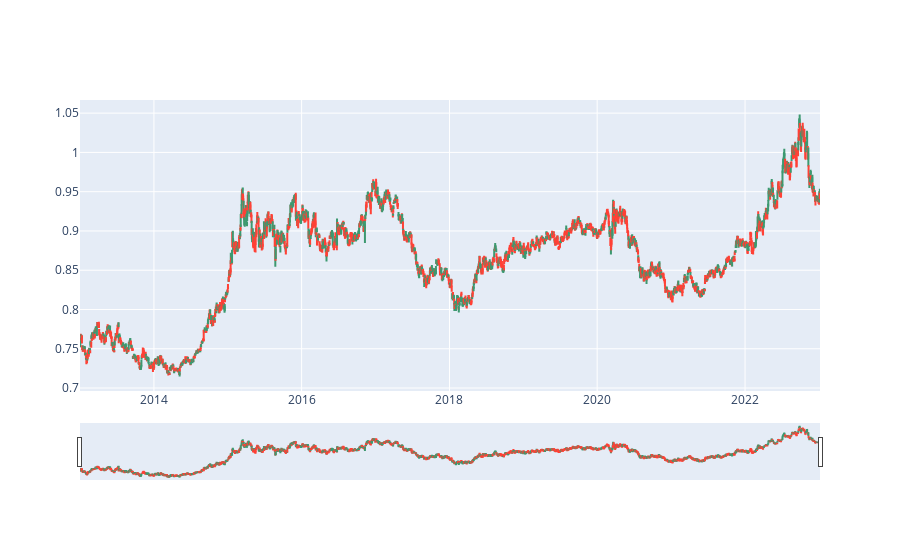

The notebook cell this image was saved under:
### Code cell
fig = go.Figure(data=[go.Candlestick(x=usdeuro_df.index,
                                     open=usdeuro_df.Open,
                                     high=usdeuro_df.High,
                                     low=usdeuro_df.Low,
                                     close=usdeuro_df.Close)])
fig.show()

### Figure 1 — Plotly figure (JSON) as saved in the notebook; plotly's stock layout.template omitted (floating-point values rounded to 4 significant figures; data arrays with more than 128 entries replaced by an {"elided": "..."} marker saying what was removed)
{"data": [{"close": {"elided": "2610 float values"}, "high": {"elided": "2610 float values"}, "low": {"elided": "2610 float values"}, "open": {"elided": "2610 float values"}, "type": "candlestick", "x": {"elided": "2610 str values"}}], "layout": {}}
